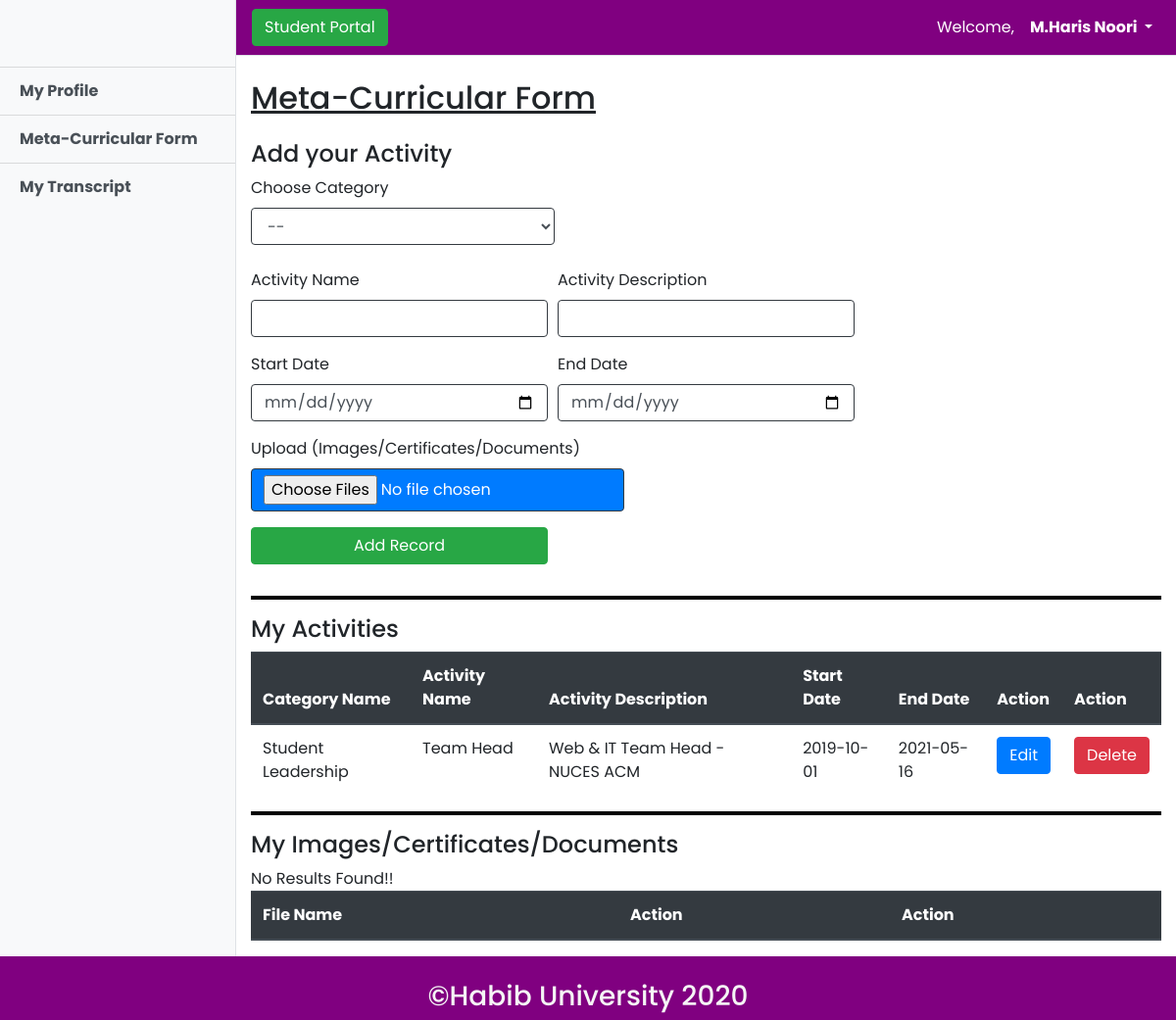
The app's page /src/student/meta_curricular_form.php (signed in) with its own data.
### tables this page shows
CREATE TABLE `activity` (
  `act_id` int(5) NOT NULL,
  `cat_id` int(11) NOT NULL,
  `std_id` int(11) NOT NULL,
  `act_name` varchar(100) NOT NULL,
  `act_desc` varchar(200) NOT NULL,
  `start_date` varchar(20) NOT NULL,
  `end_date` varchar(20) NOT NULL
);

CREATE TABLE `category` (
  `cat_id` int(11) NOT NULL,
  `cat_name` varchar(50) NOT NULL
);

### src/student/meta_curricular_form.php (the view, shortened to what this page needs)
<?php include "../connect.php"; ?>
<!DOCTYPE html>
<html lang="en">
<head>
    <link rel="stylesheet" href="../../css/my_profile.css">
</head>
<body>
<?php include "student_head.php"; ?>
    <div class="container-fluid">
        <h2 class="mt-4"><u>Meta-Curricular Form</u></h2>
        <h4 class="mt-4">Add your Activity</h4>
        <form class="myform" action="" method="POST" enctype="multipart/form-data">
            <div class="form-row">
                <div class="col-md-12">
                    <label class="">Choose Category</label>
                    <select name="cat_id" class="form-control border-dark col-md-4" id="" required>
                        <option value="NULL"> -- </option>
                    </select>
                </div>
            </div>
            <br>
            <div class="form-row">
                <div class="form-group col-md-4">
                    <label for="">Activity Name</label>
                    <input name="act_name" type="text" class="form-control border-dark" id="inputEmail4" placeholder="" required>
                </div>
                <div class="form-group col-md-4">
                    <label for="">Activity Description</label>
                    <input name="act_desc" type="text" class="form-control border-dark" id="inputEmail4" placeholder="" required>
                </div>
            </div>
            <div class="form-row">
                <div class="form-group col-md-4">
                    <label for="">Start Date</label>
                    <input name="start_date" type="date" class="form-control border-dark" id="inputEmail4" placeholder="" required>
                </div>
                <div class="form-group col-md-4">
                    <label for="">End Date</label>
                    <input name="end_date" type="date" class="form-control border-dark" id="inputEmail4" placeholder="" required>
                </div>
            </div>
            <div class="form-row">
                <div class="form-group col-md-5">
                    <label for="">Upload (Images/Certificates/Documents)</label>
                    <input type="file" name="doc[]" class="btn btn-primary border-dark col-md-12" multiple>
                </div>
            </div>
            <div class="form-row">
                <div class="form-group col-md-4">
                    <button type="submit" name="btn_add_activity" class="btn col-md-12 btn-success">Add Record</button>
                </div>
            </div>
        </form>
        <hr style="border: 2px solid black">
        <h4>My Activities</h4>
        <table class="table mytable">
            <thead class="thead-dark">
                <tr>
                    <th scope="col">Category Name</th>
                    <th scope="col">Activity Name</th>
                    <th scope="col">Activity Description</th>
                    <th scope="col">Start Date</th>
                    <th scope="col">End Date</th>
                    <th scope="col">Action</th>
                    <th scope="col">Action</th>
                </tr>
            </thead>
            <?php
            $qry = " SELECT cat_name, act_id, act_name, act_desc, start_date, end_date FROM category,activity WHERE category.cat_id=activity.cat_id AND std_id = '".$_SESSION["student"]."' ";
            $res = $con->query($qry);
            if($res->num_rows > 0)
            {
            while($row = $res->fetch_assoc())
            {
            ?>
            <tbody>
                <tr>
                    <td><?php echo " ".$row["cat_name"]." " ?></td>
                    <td><?php echo " ".$row["act_name"]." " ?></td>
                    <td><?php echo " ".$row["act_desc"]." " ?></td>
                    <td><?php echo " ".$row["start_date"]." " ?></td>
                    <td><?php echo " ".$row["end_date"]." " ?></td>
                    <td><a href='edit_activity.php?act_id=<?php echo $row["act_id"] ?>' class="btn btn-primary">Edit</a></td>
                    <td><a href='del_activity.php?act_id=<?php echo $row["act_id"] ?>' class="btn btn-danger">Delete</a></td>
                </tr>
            <?php
            }
            }
            else{echo "No Results Found!!";}
            ?>
            </tbody>
        </table>
        <hr style="border: 2px solid black">
        <h4>My Images/Certificates/Documents</h4>
        <table class="table">
            <thead class="thead-dark">
            <tr>
                <th scope="col">File Name</th>
                <th scope="col">Action</th>
                <th scope="col">Action</th>
            </tr>
            </thead>
        </table>
    </div>
<?php include "student_foot.php" ?>

### css/my_profile.css (style rules this page uses)
body { font-family: 'Audiowide', cursive; }
.mytable { width: 750px; margin-right: auto; margin-left: auto; }

### css/student_header.css (style rules this page uses)
body { font-family: 'Audiowide', cursive; }

### css/simple-sidebar.css (style rules this page uses)
body { overflow-x: hidden; }

### src/student/student_head.php (style rules this page uses)
body { font-family: 'Poppins', sans-serif; }

### records on screen
activity: cat.cat_name "Student Leadership", act_name "Team Head", act_desc "Web & IT Team Head - NUCES ACM", start_date "2019-10-01", end_date "2021-05-16"

### other values on screen
$_SESSION["student_name"] "M.Haris Noori"
